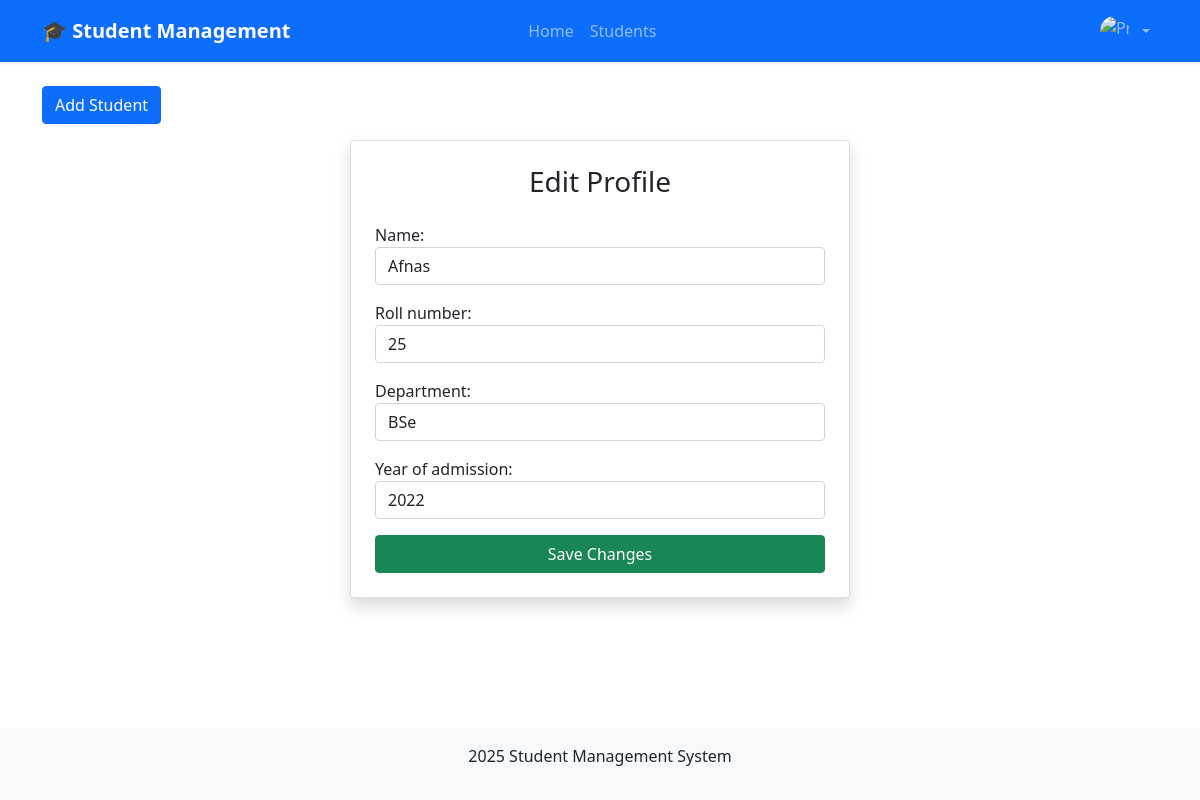
Screenshot of /profile/edit/4/ (signed in) with the database file from the repository.
### app/models.py (models this page shows, shortened)
class Profile(models.Model):
    name = models.CharField(max_length=30,null=False, blank=False)
    role = models.CharField(max_length=10, choices=[('admin', 'Admin'), ('student', 'Student')],default='student')
    roll_number = models.CharField(max_length=20, null=False, blank=False,unique=True)
    department = models.CharField(max_length=50, null=False, blank=False)
    year_of_admission = models.IntegerField(null=False, blank=False)

### app/views.py (the view)
    def wrapper(request, *args, **kwargs):
        if not request.session.get('user_id'):
            return redirect('login')
        return view_func(request, *args, **kwargs)

### app/forms.py
class ProfileForm(forms.ModelForm):
    class Meta:
        model = Profile
        fields = ['name', 'roll_number', 'department', 'year_of_admission', ]
        widgets = {
            'name': forms.TextInput(attrs={
                'class': 'form-control',
                'placeholder': 'Enter Your Name'
            }),
            'roll_number': forms.NumberInput(attrs={
                'class': 'form-control',
                'placeholder': 'Enter Your Roll Number'
            }),
            'department': forms.TextInput(attrs={
                'class': 'form-control',
                'placeholder': 'Enter Your Department'
            }),
            'year_of_admission': forms.NumberInput(attrs={
                'class': 'form-control',
                'placeholder': 'Enter Your Admission Year'
            }),
            'role': forms.Select(attrs={
                'class': 'form-control'
            })
        }

### app/views.py (called while the page is built)
def login_required(view_func):
    def wrapper(request, *args, **kwargs):
        if not request.session.get('user_id'):
            return redirect('login')
        return view_func(request, *args, **kwargs)
    return wrapper

@login_required
def profile_edit(request, pk):
    profile = get_object_or_404(Profile, id=pk)
    if request.method == "POST":
        form = ProfileForm(request.POST, instance=profile)
        if form.is_valid():
            form.save()
            return redirect("profile_view")
    else:
        form = ProfileForm(instance=profile)
    return render(request, "profile_edit.html", {"form": form})

### app/templates/profile_edit.html
{% extends 'base.html' %} {% block content %}
<div class="card shadow p-4" style="max-width: 500px; margin: auto">
  <h3 class="text-center mb-4">Edit Profile</h3>
  <form method="POST">
    {% csrf_token %} {{ form.as_p }}
    <div class="d-grid">
      <button type="submit" class="btn btn-success">Save Changes</button>
    </div>
  </form>
</div>
{% endblock %}

### app/templates/base.html (style rules this page uses)
html, body { height: 100%; margin: 0; }
body { display: flex; flex-direction: column; min-height: 100vh; }

### rows the page displays
Profile: name "Afnas", roll_number "25", department "BSe", year_of_admission "2022"
